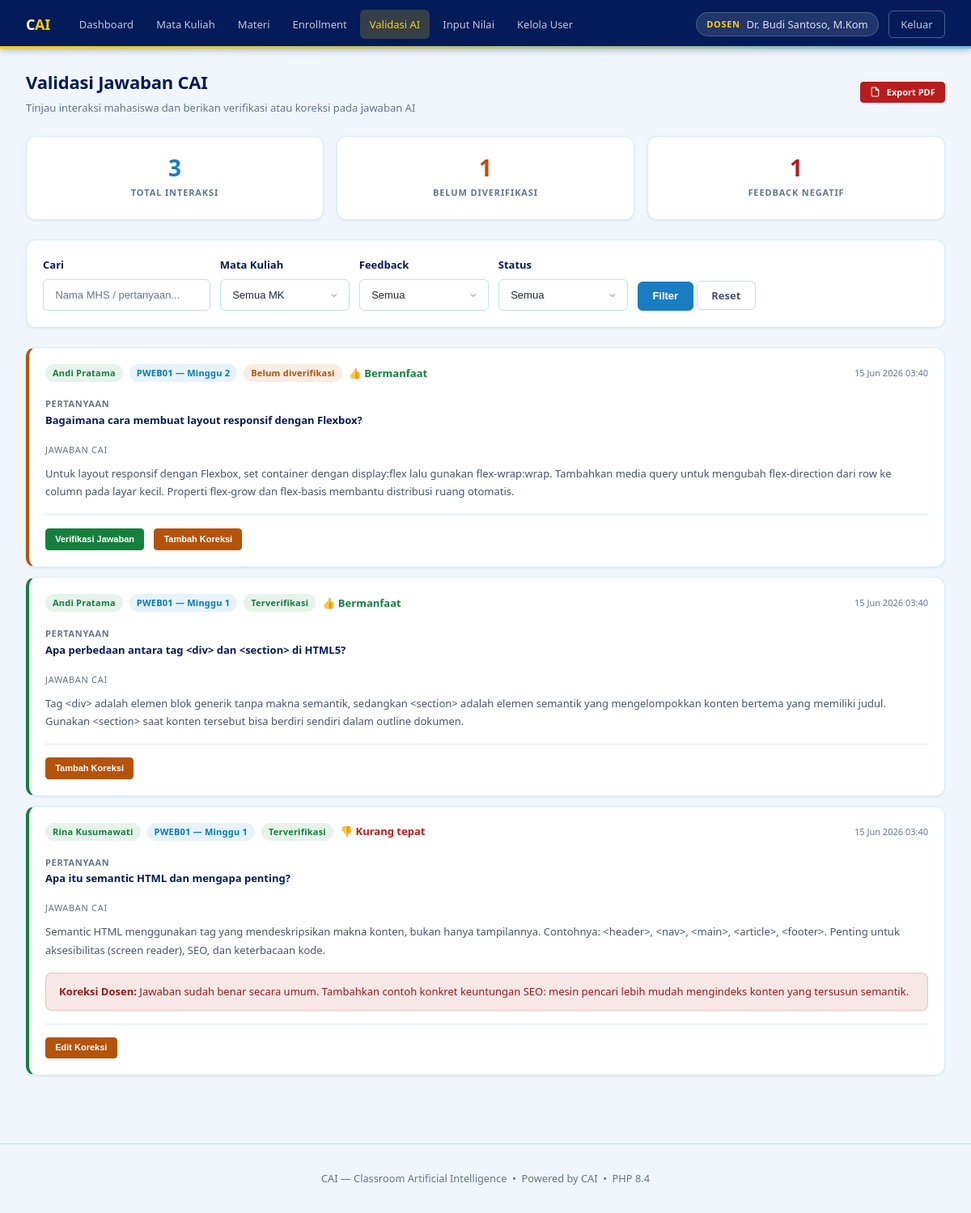
The app's page /dosen/validasi_ai.php (signed in) with its own data.
### tables this page shows
CREATE TABLE chat_history (
    id             INT       AUTO_INCREMENT PRIMARY KEY,
    user_id        INT       NOT NULL,
    course_id      INT       DEFAULT NULL,   
    minggu_ke      INT       DEFAULT NULL,   
    pertanyaan     TEXT      NOT NULL,
    jawaban        TEXT      NOT NULL,
    feedback       ENUM('up','down','none') NOT NULL DEFAULT 'none',
    is_verified    TINYINT(1) NOT NULL DEFAULT 0,
    feedback_dosen TEXT      DEFAULT NULL,
    created_at     TIMESTAMP DEFAULT CURRENT_TIMESTAMP,
    FOREIGN KEY (user_id)   REFERENCES users(id)    ON DELETE CASCADE,
    FOREIGN KEY (course_id) REFERENCES courses(id)  ON DELETE SET NULL
);

CREATE TABLE users (
    id          INT          AUTO_INCREMENT PRIMARY KEY,
    username    VARCHAR(50)  NOT NULL UNIQUE,
    full_name   VARCHAR(100) DEFAULT NULL,
    email       VARCHAR(100) NOT NULL UNIQUE,
    password    VARCHAR(255) NOT NULL,
    role        ENUM('mahasiswa','dosen') NOT NULL,
    nrp_nip     VARCHAR(20)  DEFAULT NULL,
    tahun_masuk YEAR         DEFAULT NULL,
    is_active   TINYINT(1)   NOT NULL DEFAULT 1,
    created_at  TIMESTAMP    DEFAULT CURRENT_TIMESTAMP
);

CREATE TABLE courses (
    id         INT          AUTO_INCREMENT PRIMARY KEY,
    kode_mk    VARCHAR(20)  NOT NULL UNIQUE,
    nama_mk    VARCHAR(100) NOT NULL,
    sks        INT          NOT NULL DEFAULT 3,
    deskripsi  TEXT         DEFAULT NULL,
    dosen_id   INT          NOT NULL,
    created_at TIMESTAMP    DEFAULT CURRENT_TIMESTAMP,
    FOREIGN KEY (dosen_id) REFERENCES users(id) ON DELETE RESTRICT
);

### includes/auth.php (called while the page is built, shortened)
<?php
function h(string $str): string {
    return htmlspecialchars($str, ENT_QUOTES, 'UTF-8');
}

### dosen/validasi_ai.php (the view, shortened to what this page needs)
<?php
require_once __DIR__ . '/../includes/auth.php';
$conn     = Database::getInstance()->getConnection();
$f_q        = trim($_GET['q']   ?? '');
$where  = [];
$sql = "SELECT ch.id, ch.pertanyaan, ch.jawaban, ch.feedback, ch.is_verified, ch.feedback_dosen,
               ch.created_at, ch.minggu_ke,
               u.full_name AS mhs_name, u.username,
               c.nama_mk, c.kode_mk
        FROM chat_history ch
        JOIN users u ON u.id = ch.user_id
        LEFT JOIN courses c ON c.id = ch.course_id"
      . ($where ? ' WHERE ' . implode(' AND ', $where) : '')
      . " ORDER BY ch.is_verified ASC, ch.created_at DESC
        LIMIT 100";
$stmt = $conn->prepare($sql);
$stmt->execute();
$chats = $stmt->get_result()->fetch_all(MYSQLI_ASSOC);
$stat = $conn->query("SELECT
    COUNT(*) AS total,
    SUM(is_verified=0) AS unverified,
    SUM(feedback='down') AS thumbs_down
    FROM chat_history")->fetch_assoc();
require_once __DIR__ . '/../includes/header.php';
?>
<div class="container">
  <div class="page-header d-flex justify-between align-center" style="flex-wrap:wrap;gap:var(--s-3)">
    <div>
      <h1>Validasi Jawaban CAI</h1>
      <p>Tinjau interaksi mahasiswa dan berikan verifikasi atau koreksi pada jawaban AI</p>
    </div>
    <a href="<?= BASE_URL ?>/api/export_pdf.php?type=validasi" target="_blank" class="btn btn-danger btn-sm no-print">
      <svg width="13" height="13" viewBox="0 0 24 24" fill="none" stroke="currentColor" stroke-width="2"><path d="M14 2H6a2 2 0 0 0-2 2v16a2 2 0 0 0 2 2h12a2 2 0 0 0 2-2V8z"/><polyline points="14 2 14 8 20 8"/></svg>
      Export PDF
    </a>
  </div>
  <div class="grid grid-3 mb-3">
    <div class="card stat-card">
      <div class="stat-value"><?= $stat['total'] ?></div>
      <div class="stat-label">Total Interaksi</div>
    </div>
    <div class="card stat-card">
      <div class="stat-value" style="color:var(--warning)"><?= $stat['unverified'] ?></div>
      <div class="stat-label">Belum Diverifikasi</div>
    </div>
    <div class="card stat-card">
      <div class="stat-value" style="color:var(--danger)"><?= $stat['thumbs_down'] ?></div>
      <div class="stat-label">Feedback Negatif</div>
    </div>
  </div>
  <div class="card mb-3">
    <form method="GET" class="filter-bar">
      <div class="form-group">
        <label class="form-label">Cari</label>
        <input type="text" name="q" class="form-control" placeholder="Nama MHS / pertanyaan..." value="<?= h($f_q) ?>">
      </div>
      <div class="form-group">
        <label class="form-label">Mata Kuliah</label>
        <select name="course_id" class="form-control">
          <option value="">Semua MK</option>
        </select>
      </div>
      <div class="form-group">
        <label class="form-label">Feedback</label>
        <select name="feedback" class="form-control">
          <option value="">Semua</option>
        </select>
      </div>
      <div class="form-group">
        <label class="form-label">Status</label>
        <select name="verified" class="form-control">
          <option value="">Semua</option>
        </select>
      </div>
      <div class="form-group" style="align-self:flex-end">
        <button type="submit" class="btn btn-primary">Filter</button>
        <a href="<?= BASE_URL ?>/dosen/validasi_ai.php" class="btn btn-ghost">Reset</a>
      </div>
    </form>
  </div>
  <?php foreach ($chats as $ch): ?>
  <div class="chat-card <?= $ch['is_verified'] ? 'verified' : 'unverified' ?>">
    <div class="d-flex justify-between align-center mb-2" style="flex-wrap:wrap;gap:var(--s-2)">
      <div class="d-flex align-center gap-1" style="flex-wrap:wrap">
        <span class="badge badge-mahasiswa"><?= h($ch['mhs_name'] ?? $ch['username']) ?></span>
        <?php if ($ch['nama_mk']): ?>
        <span class="badge badge-link"><?= h($ch['kode_mk']) ?> &mdash; Minggu <?= $ch['minggu_ke'] ?></span>
        <?php endif; ?>
        <?php if ($ch['is_verified']): ?>
        <span class="badge badge-verified">Terverifikasi</span>
        <?php else: ?>
        <span class="badge badge-unverified">Belum diverifikasi</span>
        <?php endif; ?>
        <?php if ($ch['feedback'] === 'up'):   ?><span class="feedback-up">&#128077; Bermanfaat</span><?php endif; ?>
        <?php if ($ch['feedback'] === 'down'): ?><span class="feedback-down">&#128078; Kurang tepat</span><?php endif; ?>
      </div>
      <span class="text-xs text-muted"><?= date('d M Y H:i', strtotime($ch['created_at'])) ?></span>
    </div>
    <div class="chat-q">
      <span style="color:var(--muted);font-size:var(--text-xs);text-transform:uppercase;letter-spacing:.06em">Pertanyaan</span><br>
      <?= h($ch['pertanyaan']) ?>
    </div>
    <div style="margin-top:var(--s-3)">
      <span style="color:var(--muted);font-size:var(--text-xs);text-transform:uppercase;letter-spacing:.06em">Jawaban CAI</span>
      <div class="chat-a mt-1"><?= h($ch['jawaban']) ?></div>
    </div>
    <?php if ($ch['feedback_dosen']): ?>
    <div class="chat-correction mt-2">
      <strong>Koreksi Dosen:</strong> <?= h($ch['feedback_dosen']) ?>
    </div>
    <?php endif; ?>
    <div class="chat-meta">
      <?php if (!$ch['is_verified']): ?>
      <form method="POST" style="display:inline">
        <button type="submit" class="btn btn-success btn-sm">Verifikasi Jawaban</button>
      </form>
      <?php endif; ?>
      <button class="btn btn-warning btn-sm"
              onclick="openKoreksi(<?= $ch['id'] ?>, this.closest('.chat-card').querySelector('.chat-a').textContent)">
        <?= $ch['feedback_dosen'] ? 'Edit Koreksi' : 'Tambah Koreksi' ?>
      </button>
    </div>
  </div>
  <?php endforeach; ?>
</div>
<?php require_once __DIR__ . '/../includes/footer.php'; ?>

### records on screen
chat_history: user.full_name "Andi Pratama", course.kode_mk "PWEB01", minggu_ke "2", is_verified "Belum diverifikasi", feedback "👍 Bermanfaat", created_at "15 Jun 2026 03:40", pertanyaan "Bagaimana cara membuat layout responsif dengan Flexbox?", jawaban "Untuk layout responsif dengan Flexbox, set container dengan display:flex lalu gunakan flex-wrap:wrap. Tambahkan media query untuk mengubah flex-direction dari row ke column pada layar kecil. Properti flex-grow dan flex-basis membantu distribusi ruang otomatis.", shows "Tambah Koreksi"
chat_history: user.full_name "Andi Pratama", course.kode_mk "PWEB01", minggu_ke "1", is_verified "Terverifikasi", feedback "👍 Bermanfaat", created_at "15 Jun 2026 03:40", pertanyaan "Apa perbedaan antara tag <div> dan <section> di HTML5?", jawaban "Tag <div> adalah elemen blok generik tanpa makna semantik, sedangkan <section> adalah elemen semantik yang mengelompokkan konten bertema yang memiliki judul. Gunakan <section> saat konten tersebut bisa berdiri sendiri dalam outline dokumen.", shows "Tambah Koreksi"
chat_history: user.full_name "Rina Kusumawati", course.kode_mk "PWEB01", minggu_ke "1", is_verified "Terverifikasi", feedback "👎 Kurang tepat", created_at "15 Jun 2026 03:40", pertanyaan "Apa itu semantic HTML dan mengapa penting?", jawaban "Semantic HTML menggunakan tag yang mendeskripsikan makna konten, bukan hanya tampilannya. Contohnya: <header>, <nav>, <main>, <article>, <footer>. Penting untuk aksesibilitas (screen reader), SEO, dan keterbacaan kode.", feedback_dosen "Jawaban sudah benar secara umum. Tambahkan contoh konkret keuntungan SEO: mesin pencari lebih mudah mengindeks konten yang tersusun semantik.", shows "Edit Koreksi"

### other values on screen
$full_name "Dr. Budi Santoso, M.Kom"
$stat['total'] "3"
$stat['unverified'] "1"
$stat['thumbs_down'] "1"
PHP_MAJOR_VERSION "8"
PHP_MINOR_VERSION "4"
